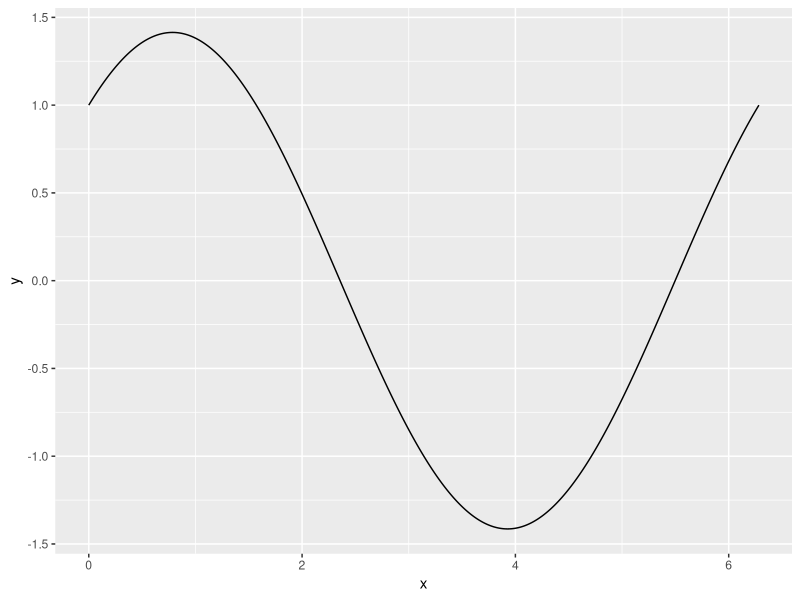
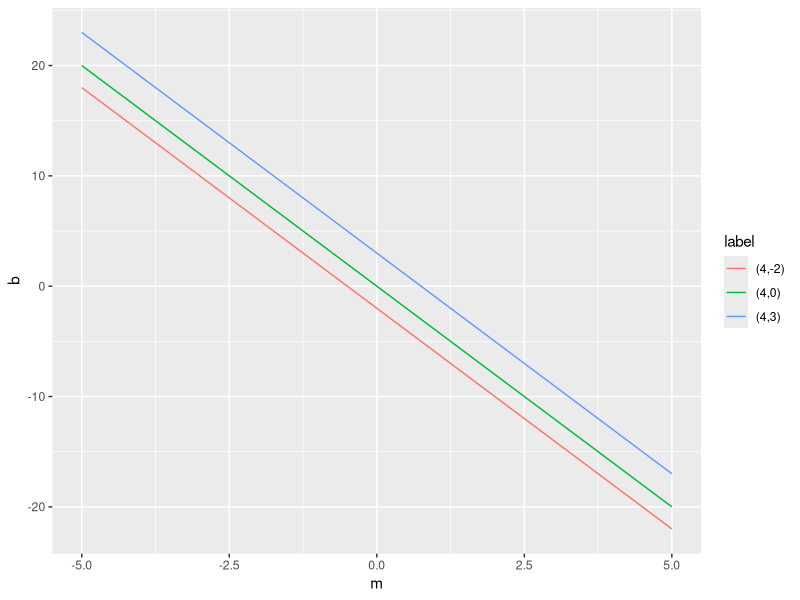
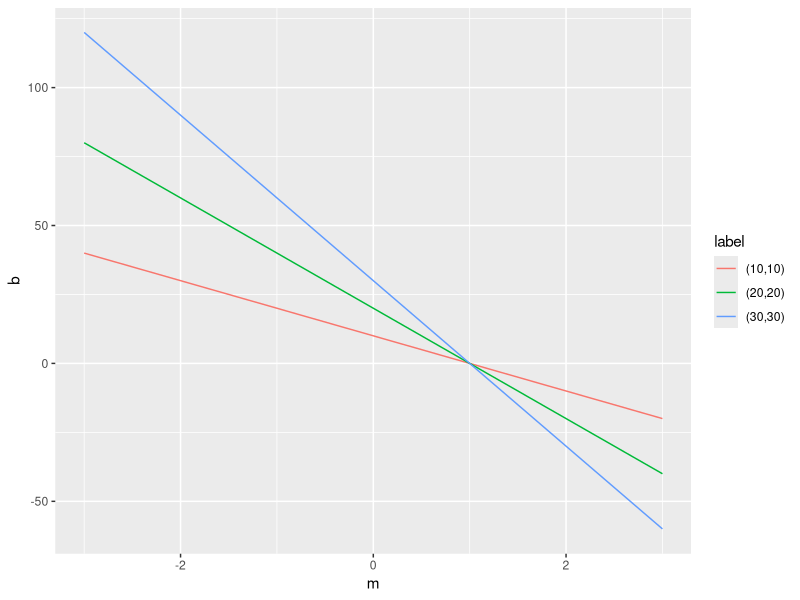
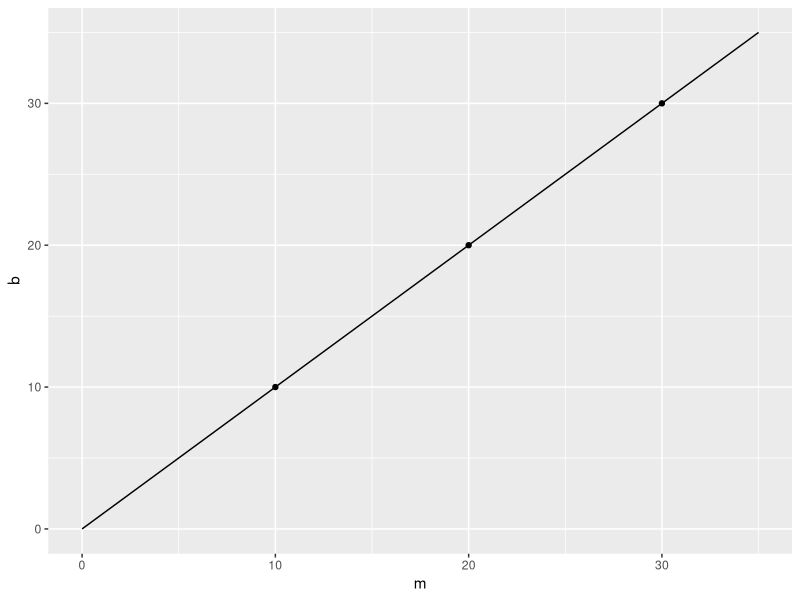

The R source for these figures, in order: (Note: this script raises an error after producing the figures.)
## ---- chunk 1
library(tidyverse)
## ---- chunk 2
x <- seq(0, 2 * 3.14159, 0.001)
y <- sin(x) + cos(x)

df <- data.frame(y = y, x = x)
df %>%
  ggplot(aes(x=x,y=y)) +
  geom_line()
## ---- chunk 3
m <- seq(-5, 5, 0.1)
b <- -1 * m *4 # (4,0)
df <- data.frame(m = m, b = b, label=rep("(4,0)", length(m)))
df <- df %>% rbind(data.frame(m = m, b = (-1 * m * 4 + 3), label=rep("(4,3)", length(m))))
df <- df %>% rbind(data.frame(m = m, b = (-1 * m * 4 - 2), label=rep("(4,-2)", length(m))))

df %>%
  ggplot(aes(x=m,y=b,color=label)) +
  geom_line()
## ---- chunk 4
m <- seq(-3, 3, 0.1)
b <- -1 * m *10 + 10 # (4,0)
df <- data.frame(m = m, b = b, label=rep("(10,10)", length(m)))
df <- df %>% rbind(data.frame(m = m, b = (-1 * m * 20 + 20), label=rep("(20,20)", length(m))))
df <- df %>% rbind(data.frame(m = m, b = (-1 * m * 30 + 30), label=rep("(30,30)", length(m))))

df %>%
  ggplot(aes(x=m,y=b,color=label)) +
  geom_line()
## ---- chunk 5
m <- seq(0, 35, 0.1)
b <- m
df <- data.frame(m = m, b = b)
m <- c(10, 20, 30)
b <- m
df_points <- data.frame(m=m, b=b)

df %>%
  ggplot(aes(x=m,y=b)) +
  geom_line() +
  geom_point(data = df_points, aes(x=m, y=b), inherit.aes = FALSE)
## ---- chunk 6
knitr::include_graphics("./reportimages/img01_01edge.png")
## ---- chunk 7
knitr::include_graphics("./reportimages/img01_02threshold.png")
## ---- chunk 8
knitr::include_graphics("./reportimages/img01_03hough.png")
## ---- chunk 9
knitr::include_graphics("./reportimages/img01_04lines.png")
## ---- chunk 10
knitr::include_graphics("./reportimages/img05_04lines.png")
## ---- chunk 11
knitr::include_graphics("./reportimages/img05_sighigh.png")
## ---- chunk 12
knitr::include_graphics("./reportimages/img05_thresh.png")
## ---- chunk 13
knitr::include_graphics("./reportimages/img03_04lines.png")
## ---- chunk 14
knitr::include_graphics("./reportimages/img06_04lines.png")
## ---- chunk 15
knitr::include_graphics("./reportimages/img03_lowres.png")
## ---- chunk 16
knitr::include_graphics("./reportimages/img03_fineres.png")
